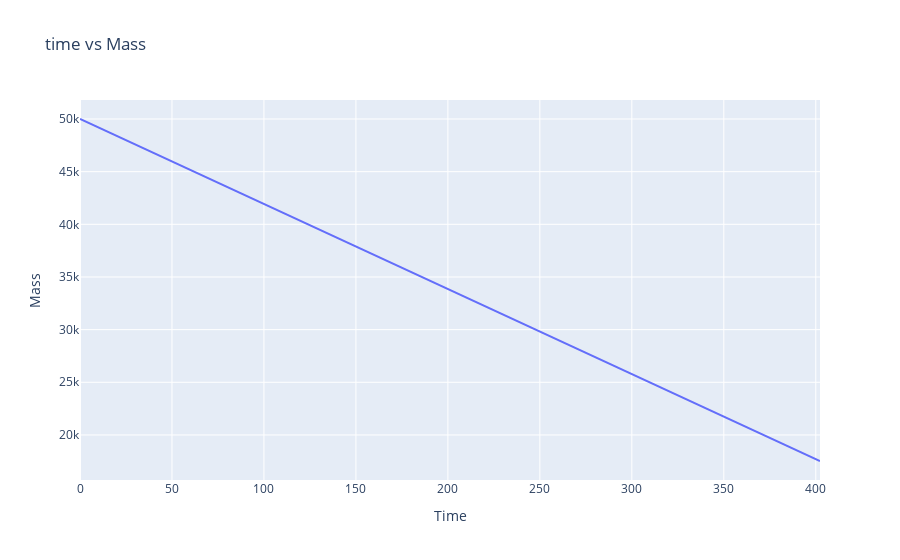

The cell this chart's notebook holds for it:
### Code cell
plot( t, [x[:,4]], title="time vs Mass", xlabel="Time", ylabel="Mass")

### Figure 1 — Plotly figure (JSON) as saved in the notebook; plotly's stock layout.template omitted (floating-point values rounded to 4 significant figures)
{"data": [{"mode": "lines", "name": "Trace 1", "type": "scatter", "x": [0, 16.09, 32.18, 48.28, 64.37, 80.46, 96.55, 112.6, 128.7, 144.8, 160.9, 177.0, 193.1, 209.2, 225.3, 241.4, 257.5, 273.6, 289.7, 305.7, 321.8, 337.9, 354.0, 370.1, 386.2, 402.3], "y": [50000, 48700.0, 47400.0, 46100.0, 44800.0, 43510.0, 42210.0, 40910.0, 39610.0, 38310.0, 37010.0, 35710.0, 34410.0, 33110.0, 31810.0, 30520.0, 29220.0, 27920.0, 26620.0, 25320.0, 24020.0, 22720.0, 21420.0, 20120.0, 18830.0, 17530.0], "yaxis": "y"}], "layout": {"title": {"text": "time vs Mass"}, "xaxis": {"title": {"text": "Time"}}, "yaxis": {"title": {"text": "Mass"}}}}
